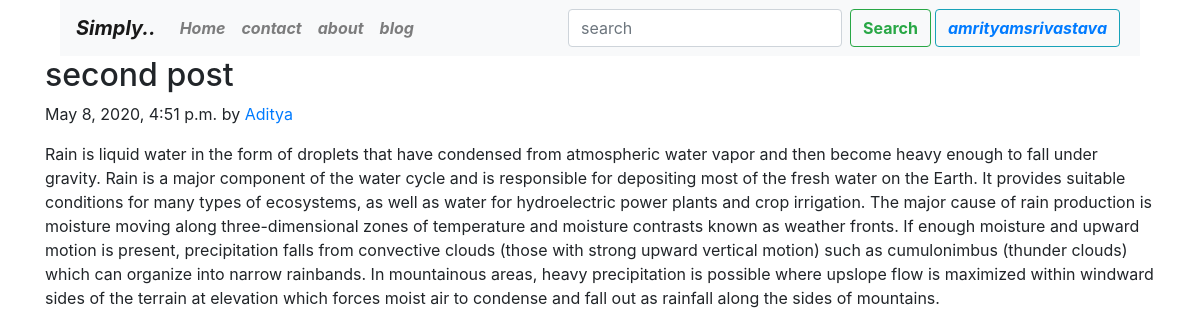
Page /blog/secondpost (signed in) on the committed database.
### blog/models.py (models this page shows, shortened)
class Post(models.Model):
    blog_id=models.AutoField(primary_key=True)
    title=models.CharField(max_length=70)
    author=models.CharField(max_length=50)
    content = models.CharField(max_length=2000)
    slug = models.CharField(max_length=50)
    timestamp = models.DateTimeField(blank=True)

### blog/views.py (the view)
# urls.py: path('<str:slug>', views.post, name="post"),
def post(request,slug):
    post = Post.objects.filter(slug=slug).first()
    context = {'post': post}
    return render(request,'blog/post.html',context)

### Templates/blog/post.html (shortened to what this page needs)
{% extends 'base.html' %}
{% block body%}
<div class="container">
        <h2 class="blog-post-title">{{post.title}}</h2>
        <p class="blog-post-meta">{{post.timestamp}} by <a href="#">{{post.author}}</a></p>
        <p>{{post.content}}</p>
      </div>
{% endblock %}

### Templates/base.html (shortened to what this page needs)
<!doctype html>
<html lang="en">
  <head>
    <div class="container" >
    <div class="col-md-12">
    <nav class="navbar navbar-expand-lg navbar-light bg-light">
  <a class="navbar-brand" href="\"><i><b>Simply..</b></i> </a>
  <div class="collapse navbar-collapse" id="navbarSupportedContent">
    <ul class="navbar-nav mr-auto">
      <li class="nav-item">
        <a class="nav-link" href="/"><i><b>Home</b></i> <span class="sr-only">(current)</span></a>
      </li>
     <li class="nav-item">
        <a class="nav-link" href="\contacts"><b> </b><i><b>contact</b></i> <span class="sr-only">(current)</span></a>
      </li>
      <li class="nav-item">
        <a class="nav-link" href="\about"><b> </b><i><b>about</b></i> <span class="sr-only">(current)</span></a>
      </li>
       <li class="nav-item">
        <a class="nav-link" href="\blog"><b> </b><i><b>blog</b></i> <span class="sr-only">(current)</span></a>
      </li>
    </ul>
    <form method="GET" action="search" class="form-inline my-2 my-lg-0" >
      <input class="form-control mr-sm-2" type="search" placeholder="search" aria-label="Search" name="query" id="query" >
      <button class="btn btn-outline-success my-2 my-sm-0" type="submit"><b>Search</b></button>
    </form>
      {% if user.is_authenticated %}
      <button class="btn btn-outline-info my-2 mx-1 my-sm-0" type="submit"> <a href="\Logout"> <b><i>{{request.user}}</i></b></a></button>
      {% endif %}
</div>
</nav>
    </div></div>
    <link rel="stylesheet" href="https://stackpath.bootstrapcdn.com/bootstrap/4.4.1/css/bootstrap.min.css">
  </head>
  <body>
  {% block body %} {% endblock %}
  </body>
</html>

### rows in the picture
Post: title "second post", timestamp "May 8, 2020, 4:51 p.m.", author "Aditya", content "Rain is liquid water in the form of droplets that have condensed from atmospheric water vapor and then become heavy enough to fall under gravity. Rain is a major component of the water cycle and is responsible for depositing most of the fresh water on the Earth. It provides suitable conditions for many types of ecosystems, as well as water for hydroelectric power plants and crop irrigation. The major cause of rain production is moisture moving along three-dimensional zones of temperature and moisture contrasts known as weather fronts. If enough moisture and upward motion is present, precipitation falls from convective clouds (those with strong upward vertical motion) such as cumulonimbus…"

### other values in the picture
{{ request.user }} "amrityamsrivastava"
